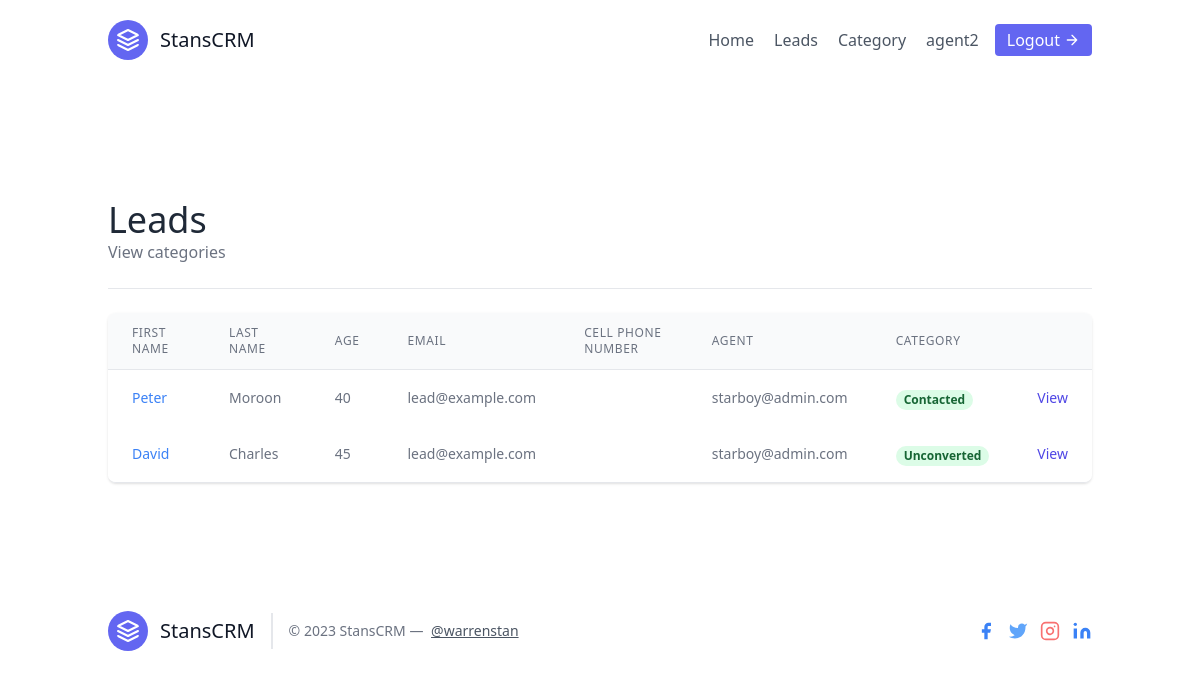
The page /lead-list/ (signed in) on the database its author committed.
### leads/models.py (models this page shows, shortened)
class User(AbstractUser):
    is_organiser = models.BooleanField(default=True)
    is_agent = models.BooleanField(default=False)

class Lead(models.Model):
    SOURCE_CHOICES = (
        ('Facebook', 'Facebook'),
        ('Instagram', 'Instagram'),
        ('Google', 'Google'),
        ('YouTube', 'YouTube'),
        ('Newsletter', 'Newsletter'),
    )
    first_name = models.CharField(max_length=20)
    last_name = models.CharField(max_length=20)
    age = models.IntegerField(default=0)
    email = models.EmailField(default="lead@example.com")
    phone = models.CharField(max_length=20, default=+44)
    description = models.CharField(max_length=255, blank=True, null=True)
    date_added = models.DateTimeField(auto_now_add=True)
    source = models.CharField(choices=SOURCE_CHOICES, max_length=100)
    organisations = models.ForeignKey(UserProfile, on_delete=models.CASCADE)
    agent = models.ForeignKey("Agent", null=True, blank=True, on_delete=models.SET_NULL)
    category = models.ForeignKey("Category",null=True, blank=True, related_name="leads", on_delete=models.SET_NULL)

class Agent(models.Model):
    user = models.OneToOneField(User, on_delete=models.CASCADE)
    organisations = models.ForeignKey(UserProfile, on_delete=models.CASCADE)
    def __str__(self):
        return f"{self.user.email}"

class Category(models.Model):
    name = models.CharField(max_length=30)
    organisations = models.ForeignKey(UserProfile, on_delete=models.CASCADE)

### leads/views.py (the view, shortened to what this page needs)
# urls.py: path('lead-list/', views.LeadListView.as_view(), name='lead-list'),
class LeadListView(LoginRequiredMixin, generic.ListView):
    template_name = 'lead_list.html'
    context_object_name = "leads"
    def get_queryset(self):
        user = self.request.user
        if user.is_organiser:
            queryset = Lead.objects.filter(organisations=user.userprofile, agent__isnull=False )
        else:
            queryset = Lead.objects.filter(organisations=user.agent.organisations, agent__isnull=False)
            queryset = queryset.filter(agent__user=user)
        return queryset
    def get_context_data(self, **kwargs):
        user = self.request.user
        context = super(LeadListView, self).get_context_data(**kwargs)
        return context

### leads/templates/lead_list.html (shortened to what this page needs)
{% extends "base.html" %}
{% block content %}
<section class="text-gray-700 body-font">
    <div class="container px-5 py-24 mx-auto flex flex-wrap">
        <div class="w-full mb-6 py-6 flex justify-between items-center border-b border-gray-200">
            <div>
                <h1 class="text-4xl text-gray-800">Leads</h1>
                <a class="text-gray-500 hover:text-blue-500" href="{% url 'leads:category-list' %}">
                    View categories
                </a>
            </div>
        </div>
        <div class="flex flex-col w-full">
            <div class="-my-2 overflow-x-auto sm:-mx-6 lg:-mx-8">
            <div class="py-2 align-middle inline-block min-w-full sm:px-6 lg:px-8">
                <div class="shadow overflow-hidden border-b border-gray-200 sm:rounded-lg">
                <table class="min-w-full divide-y divide-gray-200">
                    <thead class="bg-gray-50">
                        <tr>
                            <th scope="col" class="px-6 py-3 text-left text-xs font-medium text-gray-500 uppercase tracking-wider">
                            First Name
                            </th>
                            <th scope="col" class="px-6 py-3 text-left text-xs font-medium text-gray-500 uppercase tracking-wider">
                            Last Name
                            </th>
                            <th scope="col" class="px-6 py-3 text-left text-xs font-medium text-gray-500 uppercase tracking-wider">
                            Age
                            </th>
                            <th scope="col" class="px-6 py-3 text-left text-xs font-medium text-gray-500 uppercase tracking-wider">
                            Email
                            </th>
                            <th scope="col" class="px-6 py-3 text-left text-xs font-medium text-gray-500 uppercase tracking-wider">
                            Cell Phone Number
                            </th>
                            <th scope="col" class="px-6 py-3 text-left text-xs font-medium text-gray-500 uppercase tracking-wider">
                            Agent
                              </th>
                            <th scope="col" class="px-6 py-3 text-left text-xs font-medium text-gray-500 uppercase tracking-wider">
                            Category
                            </th>
                            <th scope="col" class="relative px-6 py-3">
                            </th>
                        </tr>
                    </thead>
                    <tbody>
                        {% for lead in leads %}
                            <tr class="bg-white">
                                <td class="px-6 py-4 whitespace-nowrap text-sm font-medium text-gray-900">
                                    <a class="text-blue-500 hover:text-blue-800" href="{% url 'leads:lead-detail' lead.pk %}">{{ lead.first_name }}</a>
                                </td>
                                <td class="px-6 py-4 whitespace-nowrap text-sm text-gray-500">
                                    {{ lead.last_name }}
                                </td>
                                <td class="px-6 py-4 whitespace-nowrap text-sm text-gray-500">
                                    {{ lead.age }}
                                </td>
                                <td class="px-6 py-4 whitespace-nowrap text-sm text-gray-500">
                                    {{ lead.email }}
                                </td>
                                <td class="px-6 py-4 whitespace-nowrap text-sm text-gray-500">
                                </td>
                                <td class="px-6 py-4 whitespace-nowrap text-sm text-gray-500">
                                  {{ lead.agent }}
                              </td>
                                <td class="px-6 py-4 whitespace-nowrap">
                                    {% if lead.category %}
                                        <span class="px-2 inline-flex text-xs leading-5 font-semibold rounded-full bg-green-100 text-green-800">
                                            {{ lead.category.name }}
                                        </span>
                                    {% else %}
                                        <span class="px-2 inline-flex text-xs leading-5 font-semibold rounded-full bg-gray-100 text-gray-800">
                                            Unassigned
                                        </span>
                                    {% endif %}
                                </td>
                                {%  if request.user.is_organiser  %}
                                <td class="px-6 py-4 whitespace-nowrap text-right text-sm font-medium">
                                    <a href="{% url 'leads:lead-update' lead.pk %}" class="text-indigo-600 hover:text-indigo-900">
                                        Edit
                                    </a>
                                </td>
                                {% elif request.user.is_agent %}
                                <td class="px-6 py-4 whitespace-nowrap text-right text-sm font-medium">
                                  <a href="{% url 'leads:lead-detail' lead.pk %}" class="text-indigo-600 hover:text-indigo-900">
                                      View
                                  </a>
                              </td>
                                {% endif %}
                            </tr>
                        {% empty %}
                        <p class="text-red-500">There are currently no leads</p>
                        {% endfor %}
                    </tbody>
                </table>
                </div>
            </div>
            </div>
        </div>
    </div>
</section>
{% endblock content %}

### leads/templates/base.html (shortened to what this page needs)
{% load static %}
<!DOCTYPE html>
<html lang="en">
<head>
    <script src="https://cdn.tailwindcss.com"></script>
    <link rel="stylesheet" href="{% static 'css/style.css' %}">
</head>
<body>
   <div class="">
    {% include 'partials/_header.html' %}
    {% block content %}
    {% endblock  %}
    {% include 'partials/_footer.html' %}
   </div>
</body>
</html>

### leads/templates/partials/_header.html (shortened to what this page needs)
{% load static %}
<header class="text-gray-600 body-font">
    <div class="container mx-auto flex flex-wrap p-5 flex-col md:flex-row items-center">
      <a class="flex title-font font-medium items-center text-gray-900 mb-4 md:mb-0">
        <svg xmlns="http://www.w3.org/2000/svg" fill="none" stroke="currentColor" stroke-linecap="round" stroke-linejoin="round" stroke-width="2" class="w-10 h-10 text-white p-2 bg-indigo-500 rounded-full" viewBox="0 0 24 24">
            <path d="M12 2L2 7l10 5 10-5-10-5zM2 17l10 5 10-5M2 12l10 5 10-5"></path>
          </svg>
        <span class="ml-3 text-xl">StansCRM</span>
      </a>
      <nav class="md:ml-auto flex flex-wrap items-center text-base justify-center">
        <a href="{% url 'leads:home' %}" class="mr-5 hover:text-indigo-500">Home</a>
        <a href="{% url 'leads:lead-list' %}" class="mr-5 hover:text-indigo-500">Leads</a>
        <a href="{% url 'leads:category-list' %}" class="mr-5 hover:text-indigo-500">Category</a>
      </nav>
      {% if request.user.is_authenticated %}
      {{request.user.username}}
      <a href=" {% url 'logout' %} " class="inline-flex ml-4 items-center bg-gray-100 border-0 py-1 px-3 focus:outline-none text-white bg-indigo-500 hover:bg-indigo-700 rounded text-base mt-4 md:mt-0">Logout
        <svg fill="none" stroke="currentColor" stroke-linecap="round" stroke-linejoin="round" stroke-width="2" class="w-4 h-4 ml-1" viewBox="0 0 24 24">
          <path d="M5 12h14M12 5l7 7-7 7"></path>
        </svg>
      </a>
      {% endif %}
    </div>
  </header>

### leads/templates/partials/_footer.html
{% load static %}
<footer class="text-gray-600 body-font">
  <div class="container px-5 py-8 mx-auto flex items-center sm:flex-row flex-col">
    <a class="flex title-font font-medium items-center md:justify-start justify-center text-gray-900">
      <svg xmlns="http://www.w3.org/2000/svg" fill="none" stroke="currentColor" stroke-linecap="round" stroke-linejoin="round" stroke-width="2" class="w-10 h-10 text-white p-2 bg-indigo-500 rounded-full" viewBox="0 0 24 24">
        <path d="M12 2L2 7l10 5 10-5-10-5zM2 17l10 5 10-5M2 12l10 5 10-5"></path>
      </svg>
      <span class="ml-3 text-xl">StansCRM</span>
    </a>
    <p class="text-sm text-gray-500 sm:ml-4 sm:pl-4 sm:border-l-2 sm:border-gray-200 sm:py-2 sm:mt-0 mt-4">© 2023 StansCRM —
      <a href="https://twitter.com/warrenstan" class="text-gray-600 underline  hover:text-indigo-500 hover:underline ml-1" rel="noopener noreferrer" target="_blank">@warrenstan</a>
    </p>
    <span class="inline-flex sm:ml-auto sm:mt-0 mt-4 justify-center sm:justify-start">
      <a href="#" class="text-blue-500">
        <svg fill="currentColor" stroke-linecap="round" stroke-linejoin="round" stroke-width="2" class="w-5 h-5" viewBox="0 0 24 24">
          <path d="M18 2h-3a5 5 0 00-5 5v3H7v4h3v8h4v-8h3l1-4h-4V7a1 1 0 011-1h3z"></path>
        </svg>
      </a>
      <a href="https://twitter.com/warrenstan" class="ml-3 text-blue-400" target="_blank">
        <svg fill="currentColor" stroke-linecap="round" stroke-linejoin="round" stroke-width="2" class="w-5 h-5" viewBox="0 0 24 24">
          <path d="M23 3a10.9 10.9 0 01-3.14 1.53 4.48 4.48 0 00-7.86 3v1A10.66 10.66 0 013 4s-4 9 5 13a11.64 11.64 0 01-7 2c9 5 20 0 20-11.5a4.5 4.5 0 00-.08-.83A7.72 7.72 0 0023 3z"></path>
        </svg>
      </a>
      <a href="#" class="ml-3 text-red-400">
        <svg fill="none" stroke="currentColor" stroke-linecap="round" stroke-linejoin="round" stroke-width="2" class="w-5 h-5" viewBox="0 0 24 24">
          <rect width="20" height="20" x="2" y="2" rx="5" ry="5"></rect>
          <path d="M16 11.37A4 4 0 1112.63 8 4 4 0 0116 11.37zm1.5-4.87h.01"></path>
        </svg>
      </a>
      <a href="#" class="ml-3 text-blue-500 ">
        <svg fill="currentColor" stroke="currentColor" stroke-linecap="round" stroke-linejoin="round" stroke-width="0" class="w-5 h-5" viewBox="0 0 24 24">
          <path stroke="none" d="M16 8a6 6 0 016 6v7h-4v-7a2 2 0 00-2-2 2 2 0 00-2 2v7h-4v-7a6 6 0 016-6zM2 9h4v12H2z"></path>
          <circle cx="4" cy="4" r="2" stroke="none"></circle>
        </svg>
      </a>
    </span>
  </div>
</footer>

### rows shown on the page
User: user.username "agent2"
Lead: first_name "Peter", last_name "Moroon", age "40", email "lead@example.com", agent "starboy@admin.com", category.name "Contacted"
Lead: first_name "David", last_name "Charles", age "45", email "lead@example.com", agent "starboy@admin.com", category.name "Unconverted"
